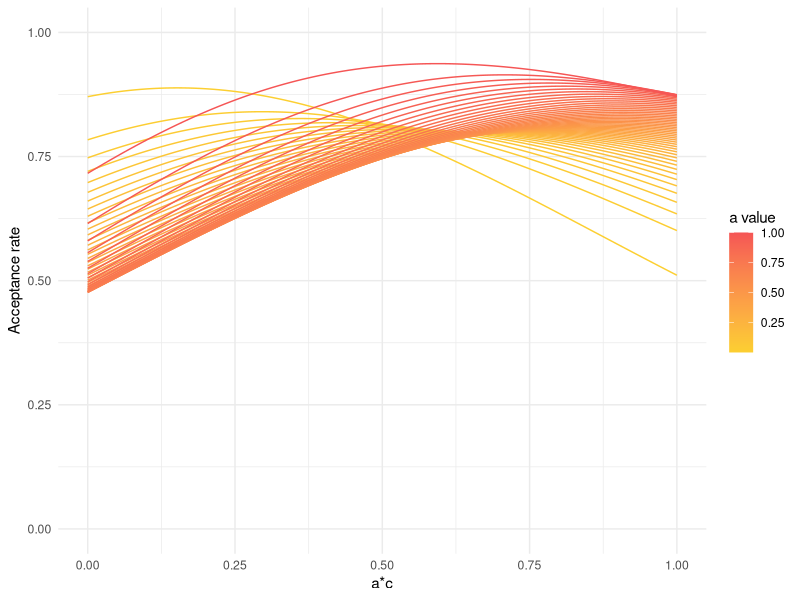

Write R code to recreate this figure.
get_acceptance_rate = function(a, b) {
  target = function(x) {
    x / (1 + x ^ 2) * exp(-a ^ 2 * (x - b) ^ 2)
  }
  
  m = (1 + sqrt(1 - a^2)) / a
  mu = b
  std = 1 / (a * sqrt(2))
  
  # breaking integrals into more parts helps numerical stability,
  # also makes it easy to check which region contributes most mass
  f_area1 = integrate(target, lower = 0, upper = m)$value
  f_area2 = integrate(target, lower = m, upper = Inf)$value
  f_area = f_area1 + f_area2
  stopifnot(f_area > 1e-10) # warning for underflow
  
  g_area1 = 0.5 * log(1 + m^2)
  g_area2 = (1 -  pnorm(m, mean = mu, sd = std)) * (sqrt(pi)) / 2
  g_area =  g_area1 + g_area2

  # cat('Mass:', g_area1, g_area2, '\n')
  # cat('Acceptance rate:', f_area1 / g_area1, f_area2 / g_area2, '\n')
  return(f_area / g_area)
}

###################################
library(ggplot2)
library(dplyr)
library(purrr)

b <- seq(0, 1, length.out = 100)
as <- seq(1e-3, 1, length.out = 50)

# Create a dataframe
df <- map_df(as, ~{
  data.frame(
    a = .x,
    b = b,
    acceptance_rate = sapply(b/.x, get_acceptance_rate, a = .x)
  )
})

# Plot
ggplot(df, aes(x=b, y=acceptance_rate, color=a, group=a)) +
  geom_line() +
  labs(x="a*c", y="Acceptance rate", color="a value") +
  theme_minimal() +
  scale_y_continuous(limits = c(0, 1)) +
  scale_color_gradient(low="#FCCF31", high="#F55555")

